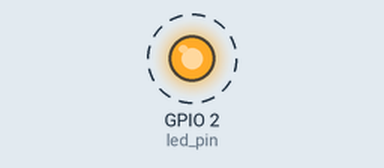
This sketch was run on a simulated ESP32. Shown: output pins drawn as LEDs (lit = HIGH). Dashed ring = blinking.

Above: at 0.2 s.
Timing chart, 0 to 3.0 s (numbered marks = the images above):
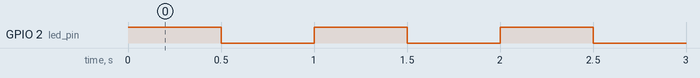

Measured:
- by itself, GPIO 2 (led_pin): alternates HIGH for 0.50 s and LOW for 0.50 s

The sketch:

lecturecode.ino
```cpp
// Use only 1 core for learning purposes
#if CONFIG_FREERTOS_UNICORE
static const BaseType_t app_cpu = 0;
#else
static const BaseType_t app_cpu = 1;
#endif

// configure blinky pin
static const int led_pin = 2;

/* functions to use in the main setup and loop */
void toggleLED(void* parameter) {
  while(1) {
    digitalWrite(led_pin, HIGH);
    vTaskDelay(500 / portTICK_PERIOD_MS);
    digitalWrite(led_pin, LOW);
    vTaskDelay(500 / portTICK_PERIOD_MS);
  }
}

void setup() {
  // make the pin an output pin
  pinMode(led_pin, OUTPUT);

  // create task to run the blinky function
  xTaskCreatePinnedToCore(
    toggleLED,    // function with signature BaseType_t (*TaskHookFunction_t)( void * ) that contains the task execution instructions
    "ToggleLED",  // name of the task
    1024,         // stack size
    NULL,         // parameters to the function (needs to be casted as void*)
    1,            // task priority
    NULL,         // task handle - this can be handed over to other task to check this tasks status, memory usage etc from other tasks
    app_cpu       // core to pin the task to (only esp32 specific/espressive FreeRTOS)
  );

  // In vanilla FreeRTOS we would need to call vTaskStartScheduler() after we setup our tasks. This is not
  // needed with the adurino IDE, since this function is called prior to the void setup() and void loop() function
  // because they are also started as separate FreeRTOS tasks under the hood of the adurino abstraction
}

void loop() {
  // put your main code here, to run repeatedly:

}
```
